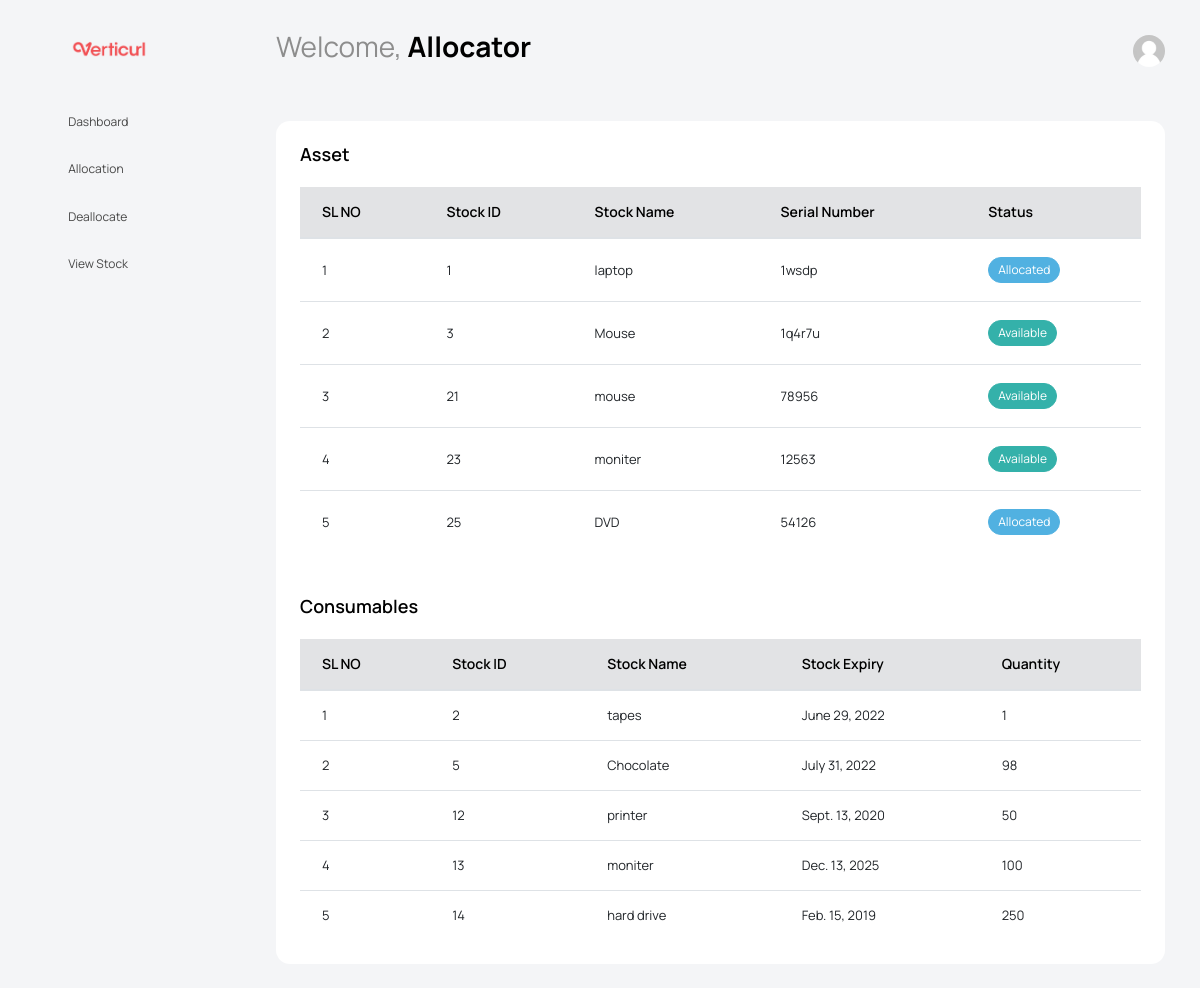
Page /a_view_stock/ on the committed database.
### App/models.py (models this page shows, shortened)
class Asset(models.Model):
    aid = models.ForeignKey(Stock,on_delete=models.CASCADE)
    serial_number = models.CharField(max_length=100)
    depreciation = models.FloatField()
    warranty_date = models.DateField()
    status = models.IntegerField()
    age = models.IntegerField()
    depActive = models.IntegerField()

class Stock(models.Model):
    id = models.IntegerField(primary_key=True)
    product_name = models.CharField(max_length=100)
    product_price = models.FloatField()
    product_type = models.CharField(max_length=20)
    supplier = models.ForeignKey(Supplier, on_delete=models.CASCADE)
    dop = models.DateField()
    temp = models.CharField(max_length=100)

class Consumables(models.Model):
    cid = models.ForeignKey(Stock,on_delete=models.CASCADE)
    old_quantity = models.IntegerField()
    old_expiry = models.DateField()
    new_quantity = models.IntegerField()
    new_expiry = models.DateField()
    min_count = models.IntegerField()

### App/views.py (the view)
# urls.py: path('a_view_stock/', views.a_view_stock, name='a_view_stock'),
def a_view_stock(request):
    a = Asset.objects.all()
    c = Consumables.objects.all()
    context = {
        'a': a,
        'c': c,
        'active': 'badge badge-pill-success',
        'exp': 'badge badge-pill-danger',
        'net': 'badge badge-pill-info',
        'one': 1,
        'two': 2,
    }
    return render(request,'App/Allocator/a_view_stock.html',context)

### templates/App/Allocator/a_view_stock.html (shortened to what this page needs)
<!DOCTYPE html>
{% load static %}
<html lang="en">
<head>
  <link rel="stylesheet" href="{% static 'vendors/feather/feather.css'%} ">
  <link rel="stylesheet" href="{% static 'vendors/mdi/css/materialdesignicons.min.css'%} ">
  <link rel="stylesheet" href="{% static 'vendors/ti-icons/css/themify-icons.css'%} ">
  <link rel="stylesheet" href="{% static 'vendors/typicons/typicons.css'%} ">
  <link rel="stylesheet" href="{% static 'vendors/simple-line-icons/css/simple-line-icons.css'%} ">
  <link rel="stylesheet" href="{% static 'vendors/css/vendor.bundle.base.css'%} ">
  <link rel="stylesheet" href="{% static 'vendors/datatables.net-bs4/dataTables.bootstrap4.css'%} ">
  <link rel="stylesheet" type="text/css" href="{% static 'js/select.dataTables.min.css'%} ">
  <link rel="stylesheet" href="{% static 'vendors/select2/select2.min.css'%} ">
  <link rel="stylesheet" href="{% static 'vendors/morris.js/morris.css'%} ">
  <link rel="stylesheet" href="{% static 'vendors/select2-bootstrap-theme/select2-bootstrap.min.css'%} ">
  <link rel="stylesheet" href="{% static 'css/vertical-layout-light/style.css'%} ">
</head>
<body class="with-welcome-text">
  <div class="container-scroller">
    <nav class="navbar default-layout col-lg-12 col-12 p-0 fixed-top d-flex align-items-top flex-row">
      <div class="text-center navbar-brand-wrapper d-flex align-items-center justify-content-start">
        <div class="me-3">
          <button class="navbar-toggler navbar-toggler align-self-center" type="button" data-bs-toggle="minimize">
            <span class="icon-menu"></span>
          </button>
        </div>
        <div>
          <a class="navbar-brand brand-logo" href="/allocator_dashboard/">
            <img src="{% static 'Assert/Logo3.png'%}" alt="logo" />
          </a>
        </div>
      </div>
      <div class="navbar-menu-wrapper d-flex align-items-top">
        <ul class="navbar-nav">
          <li class="nav-item font-weight-semibold d-none d-lg-block ms-0">
            <h1 class="welcome-text">Welcome, <span class="text-black fw-bold">Allocator</span></h1>
          </li>
        </ul>
        <ul class="navbar-nav ms-auto">
          <li class="nav-item dropdown d-none d-lg-block user-dropdown">
            <a class="nav-link" id="UserDropdown" href="#" data-bs-toggle="dropdown" aria-expanded="false">
              <img class="img-xs rounded-circle" src="{% static 'images/empty_face.jpg' %}" alt="Profile image"> </a>
          </li>
        </ul>
      </div>
    </nav>
    <div class="container-fluid page-body-wrapper">
            <nav class="sidebar sidebar-offcanvas" id="sidebar">
        <ul class="nav">
          <li class="nav-item">
            <a  class="nav-link" href="/allocator_dashboard/">
              <i class="mdi mdi-grid-large menu-icon"></i>
              <span class="menu-title">Dashboard</span>
            </a>
          </li>
          <li class="nav-item">
            <a class="nav-link" href="/a_allocate/">
              <i class="menu-icon mdi mdi-account-key"></i>
              <span class="menu-title">Allocation</span>
            </a>
          </li>
          <li class="nav-item">
            <a class="nav-link" href="/a_deallocate/">
              <i class="menu-icon mdi mdi-account-minus"></i>
              <span class="menu-title">Deallocate</span>
            </a>
          </li>
          <li class="nav-item">
            <a class="nav-link" href="/a_view_stock/">
              <i class="menu-icon ti-eye "></i>
              <span class="menu-title">View Stock</span>
            </a>
          </li>
        </ul>
      </nav>
       <div class="main-panel">
        <div class="content-wrapper">
          <div class="card">
            <div class="card-body">
              <h4 class="card-title"> Asset </h4>
              <div class="row">
                <div class="col-12">
                  <div class="table-responsive">
                    <table id="order-listing" class="table">
                                                        <thead class="table-secondary">
                        <tr>
                          <th>SL NO</th>
                            <th>Stock ID</th>
                            <th>Stock Name</th>
                            <th>Serial Number </th>
                            <th>Status</th>
                        </tr>
                      </thead>
                      <tbody>
                      {% for i in a %}
                        <tr>
                            <td>{{ forloop.counter}}</td>
                            <td>{{i.aid.id}}</td>
                            <td>{{i.aid.product_name}}</td>
                            <td>{{i.serial_number}}</td>
                            {%if i.status == one%}
                                <td><span class='{{active}}'>Available</span></td>
                            {% elif i.status == two %}
                                <td><span class='{{net}}'>Allocated</span></td>
                            {% else %}
                                <td><span class='{{exp}}'>Scrap</span></td>
                            {% endif %}
                        </tr>
                      {% endfor %}
                      </tbody>
                    </table>
                  </div>
                </div>
              </div>
                <br>
                <br>
                <h4 class="card-title">Consumables</h4>
                <div class="row">
                <div class="col-12">
                  <div class="table-responsive">
                    <table id="order-listing-2" class="table">
                                                        <thead class="table-secondary">
                        <tr>
                          <th>SL NO</th>
                            <th>Stock ID</th>
                            <th>Stock Name</th>
                            <th>Stock Expiry</th>
                            <th>Quantity</th>
                        </tr>
                      </thead>
                      <tbody>
                        {% for i in c %}
                        <tr>
                            <td>{{ forloop.counter}}</td>
                            <td>{{i.cid.id}}</td>
                            <td>{{i.cid.product_name}}</td>
                            <td>{{i.new_expiry}}</td>
                            <td>{{i.new_quantity}}</td>
                        </tr>
                      {% endfor %}
                      </tbody>
                    </table>
                  </div>
                </div>
              </div>
            </div>
          </div>
        </div>
      </div>
      </div>
    </div>
</body>
</html>

### rows in the picture
Asset: aid.id "1", aid.product_name "laptop", serial_number "1wsdp"
Asset: aid.id "3", aid.product_name "Mouse", serial_number "1q4r7u"
Asset: aid.id "21", aid.product_name "mouse", serial_number "78956"
Asset: aid.id "23", aid.product_name "moniter", serial_number "12563"
Asset: aid.id "25", aid.product_name "DVD", serial_number "54126"
Consumables: cid.id "2", cid.product_name "tapes", new_expiry "June 29, 2022", new_quantity "1"
Consumables: cid.id "5", cid.product_name "Chocolate", new_expiry "July 31, 2022", new_quantity "98"
Consumables: cid.id "12", cid.product_name "printer", new_expiry "Sept. 13, 2020", new_quantity "50"
Consumables: cid.id "13", cid.product_name "moniter", new_expiry "Dec. 13, 2025", new_quantity "100"
Consumables: cid.id "14", cid.product_name "hard drive", new_expiry "Feb. 15, 2019", new_quantity "250"
